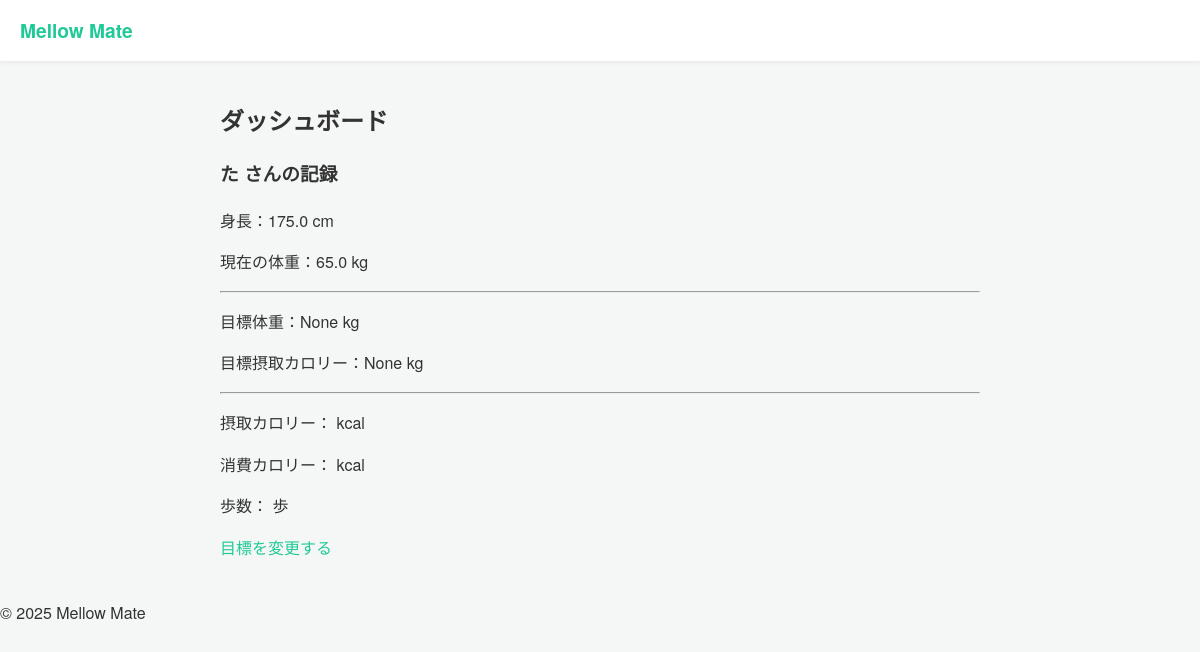
/dashboard (signed in), run on an earlier commit of the app's database.
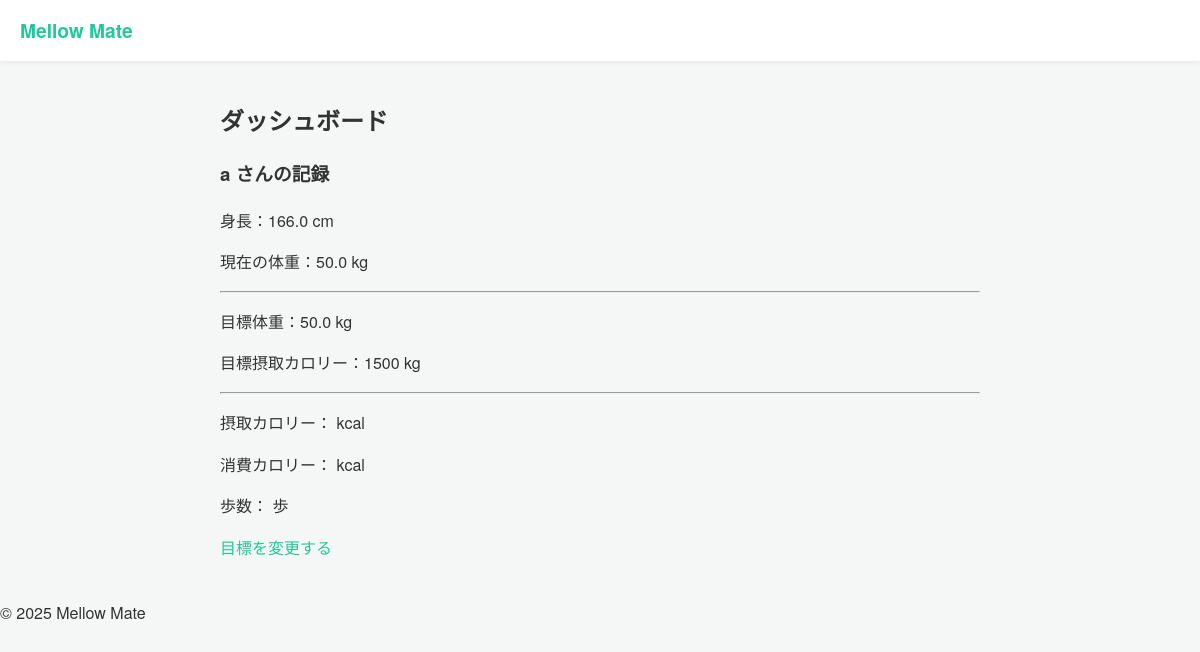
And on a later commit of the database.
### app.py (models this page shows, shortened)
class BaseModel(Model):
    class Meta:
        database = db

class User(UserMixin, BaseModel):
    userName = CharField(unique=True) # 文字列
    password = CharField()
    age = IntegerField()           # 整数
    gender = IntegerField()        # 1:男性, 2:女性, 0:その他
    height = FloatField()          # 小数
    weight = FloatField()
    targetWeight = FloatField(null=True)
    targetCalories = IntegerField(null=True)

### app.py (the view)
@app.route('/dashboard')
@login_required
def dashboard():
    return render_template('main/dashboard.html', user=current_user)

### app.py (called while the page is built)
@login_manager.user_loader
def load_user(user_id):
    try:
        return User.get(User.id == int(user_id))
    except User.DoesNotExist:
        return None

@app.before_request
def before_request():
    db.connect()

@app.teardown_request
def _db_close(exc):
    if not db.is_closed():
        db.close()

### templates/main/dashboard.html
{% extends "layout.html" %}
{% block content %}
<h2>ダッシュボード</h2>
<h3>{{ user.userName }} さんの記録</h3>
<div>
  <p>身長：{{ user.height }} cm</p>
  <p>現在の体重：{{ user.weight }} kg</p>
</div>
<hr>
<div>
  <p>目標体重：{{ user.targetWeight }} kg</p>
  <p>目標摂取カロリー：{{ user.targetCalories }} kg</p>
</div>
<hr>
<div>
  <p>摂取カロリー：{{ user.intakeCalories }} kcal</p>
  <p>消費カロリー：{{ user.burnedCalories }} kcal</p>
  <p>歩数：{{ user.stepCount }} 歩</p>
</div>
<a href="{{ url_for('goals') }}">目標を変更する</a>
{% endblock %}

### templates/layout.html (shortened to what this page needs)
<!DOCTYPE html>
<html lang="ja">
<head>
    <link rel="stylesheet" href="{{ url_for('static', filename='css/style.css') }}">
    {% block extra_css %}{% endblock %} </head>
<body>
    <header>
        <nav>
            <div class="logo">Mellow Mate</div>
            </nav>
    </header>
    <main>
        {% block content %}
        {% endblock %}
    </main>
    <footer>
        <p>&copy; 2025 Mellow Mate</p>
    </footer>
    {% block extra_js %}{% endblock %} </body>
</html>

### static/css/style.css (style rules this page uses)
* { box-sizing: border-box; }
body { font-family: "Helvetica Neue", Arial, "Hiragino Kaku Gothic ProN", "Hiragino Sans", sans-serif; background-color: #f4f7f6; color: #333; margin: 0; padding: 0; line-height: 1.6; }
main { max-width: 800px; margin: 40px auto; padding: 0 20px; }
a { color: #20c997; text-decoration: none; }
nav { background-color: #fff; padding: 15px 20px; box-shadow: 0 2px 4px rgba(0,0,0,0.05); display: flex; justify-content: space-between; align-items: center; }
nav .logo { font-weight: bold; font-size: 1.2rem; color: #20c997; }

What changed in the data, as far as the page shows it:
changed User: userName "た" → "a"; height "175.0" → "166.0"; weight "65.0" → "50.0"; targetWeight "None" → "50.0"; targetCalories "None" → "1500"
